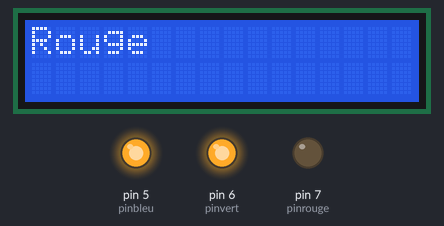
This sketch was run on a simulated Arduino Uno, built with avr-gcc and run on an emulated ATmega328P. On the bench: 16×2 character LCD, output pins drawn as LEDs (lit = HIGH).

Above: at 0.1 s.
At 1.6 s:
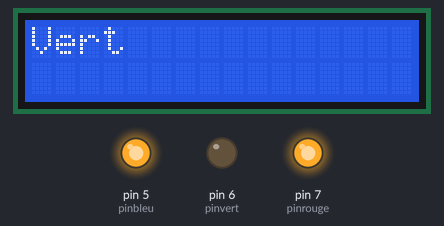
At 3.1 s:
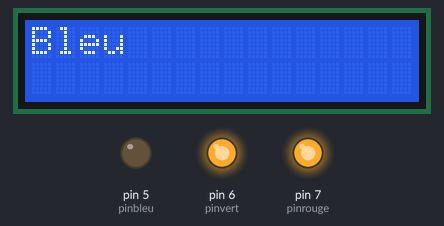
At 7.7 s:
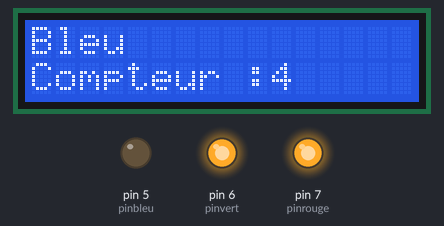
At 18.2 s:
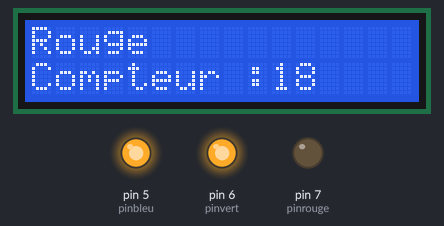
At 37.9 s:
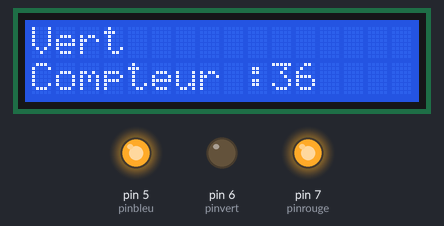
Timing chart, 0 to 40.0 s (numbered marks = the images above):
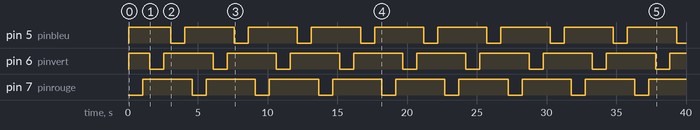

Measured:
- by itself, pin 5 (pinbleu), pin 6 (pinvert): repeats every 4.5 s: LOW 1.0 s, HIGH 3.5 s
- by itself, pin 7 (pinrouge): alternates HIGH for 3.5 s and LOW for 1.0 s
- what the display in image 1 shows lasts 1.5 s, from 1.6 s to 3.1 s

The sketch:

lcd_affichage.ino
```cpp
#include <Wire.h>
#include <LiquidCrystal_I2C.h>

//========================
// Déclaration des variables globales
//
// Objectif: Déclaration des pins utilisés pour les LED et initialisation de l'écran LCD
//========================
const int pinrouge = 7;    // Pin pour la LED rouge
const int pinvert = 6;     // Pin pour la LED verte
const int pinbleu = 5;     // Pin pour la LED bleue

LiquidCrystal_I2C lcd(0x27, 16, 2);  // Initialisation du LCD à l'adresse I2C 0x27

//========================
// Fonction setup()
//
// Input:
//    - Aucun
// Output:
//    - Aucun
// Objectif:
//    Cette fonction initialise les pins des LED en tant que sorties et configure l'écran LCD.
//    Si l'écran LCD à l'adresse 0x27 n'est pas détecté, il passe à l'adresse 0x3F.
//========================
void setup() {
  // Configuration des pins des LED comme sorties
  pinMode(pinrouge, OUTPUT);
  pinMode(pinvert, OUTPUT);
  pinMode(pinbleu, OUTPUT);

  // Vérification de l'adresse I2C du LCD, si 0x27 n'est pas trouvée, utiliser 0x3F
  if (!i2CAddrTest(0x27)) {
    lcd = LiquidCrystal_I2C(0x3F, 16, 2);
  }

  // Initialisation de l'écran LCD
  lcd.init();
  lcd.backlight();  // Activation du rétroéclairage du LCD
}

//========================
// Fonction loop()
//
// Input:
//    - Aucun
// Output:
//    - Aucun
// Objectif:
//    Cette fonction est la boucle principale qui allume les LED rouge, verte et bleue
//    successivement, et affiche le compteur de temps écoulé en secondes sur l'écran LCD.
//========================
void loop() {
  allumerRouge();  // Allumer la LED rouge
  allumerVert();   // Allumer la LED verte
  allumerBleu();   // Allumer la LED bleue

  // Affiche le temps écoulé (compteur en secondes) sur la deuxième ligne du LCD
  lcd.setCursor(0, 1);
  lcd.print("Compteur :");
  lcd.print(millis() / 1000);  // Affichage du nombre de secondes depuis le démarrage du programme
}

//========================
// Fonction allumerRouge()
//
// Input:
//    - Aucun
// Output:
//    - Aucun
// Objectif:
//    Cette fonction allume la LED rouge pendant 1 seconde, puis l'éteint.
//========================
void allumerRouge() {
  activerRouge();  // Active la LED rouge
  delay(1000);     // Maintient la LED allumée pendant 1 seconde
  eteindreRouge(); // Éteint la LED rouge
  delay(500);      // Pause de 500 millisecondes avant de passer à la LED suivante
}

//========================
// Fonction allumerVert()
//
// Input:
//    - Aucun
// Output:
//    - Aucun
// Objectif:
//    Cette fonction allume la LED verte pendant 1 seconde, puis l'éteint.
//========================
void allumerVert() {
  activerVert();   // Active la LED verte
  delay(1000);     // Maintient la LED allumée pendant 1 seconde
  eteindreVert();  // Éteint la LED verte
  delay(500);      // Pause de 500 millisecondes
}

//========================
// Fonction allumerBleu()
//
// Input:
//    - Aucun
// Output:
//    - Aucun
// Objectif:
//    Cette fonction allume la LED bleue pendant 1 seconde, puis l'éteint.
//========================
void allumerBleu() {
  activerBleu();   // Active la LED bleue
  delay(1000);     // Maintient la LED allumée pendant 1 seconde
  eteindreBleu();  // Éteint la LED bleue
  delay(500);      // Pause de 500 millisecondes
}

//========================
// Fonction activerRouge()
//
// Input:
//    - Aucun
// Output:
//    - Aucun
// Objectif:
//    Active uniquement la LED rouge en désactivant les autres LED, et met à jour le LCD.
//========================
void activerRouge() {
  digitalWrite(pinrouge, LOW);   // Allume la LED rouge
  digitalWrite(pinvert, HIGH);   // Éteint la LED verte
  digitalWrite(pinbleu, HIGH);   // Éteint la LED bleue
  lcd.setCursor(0, 0);           // Positionne le curseur sur la première ligne du LCD
  lcd.print("Rouge ");           // Affiche "Rouge" sur le LCD
}

//========================
// Fonction activerVert()
//
// Input:
//    - Aucun
// Output:
//    - Aucun
// Objectif:
//    Active uniquement la LED verte en désactivant les autres LED, et met à jour le LCD.
//========================
void activerVert() {
  digitalWrite(pinrouge, HIGH);  // Éteint la LED rouge
  digitalWrite(pinvert, LOW);    // Allume la LED verte
  digitalWrite(pinbleu, HIGH);   // Éteint la LED bleue
  lcd.setCursor(0, 0);           // Positionne le curseur sur la première ligne du LCD
  lcd.print("Vert  ");           // Affiche "Vert" sur le LCD
}

//========================
// Fonction activerBleu()
//
// Input:
//    - Aucun
// Output:
//    - Aucun
// Objectif:
//    Active uniquement la LED bleue en désactivant les autres LED, et met à jour le LCD.
//========================
void activerBleu() {
  digitalWrite(pinrouge, HIGH);  // Éteint la LED rouge
  digitalWrite(pinvert, HIGH);   // Éteint la LED verte
  digitalWrite(pinbleu, LOW);    // Allume la LED bleue
  lcd.setCursor(0, 0);           // Positionne le curseur sur la première ligne du LCD
  lcd.print("Bleu  ");           // Affiche "Bleu" sur le LCD
}

//========================
// Fonction eteindreRouge()
//
// Input:
//    - Aucun
// Output:
//    - Aucun
// Objectif:
//    Éteint la LED rouge uniquement.
//========================
void eteindreRouge() {
  digitalWrite(pinrouge, HIGH);  // Éteint la LED rouge
}

//========================
// Fonction eteindreVert()
//
// Input:
//    - Aucun
// Output:
//    - Aucun
// Objectif:
//    Éteint la LED verte uniquement.
//========================
void eteindreVert() {
  digitalWrite(pinvert, HIGH);   // Éteint la LED verte
}

//========================
// Fonction eteindreBleu()
//
// Input:
//    - Aucun
// Output:
//    - Aucun
// Objectif:
//    Éteint la LED bleue uniquement.
//========================
void eteindreBleu() {
  digitalWrite(pinbleu, HIGH);   // Éteint la LED bleue
}

//========================
// Fonction i2CAddrTest()
//
// Input:
//    - uint8_t addr: l'adresse I2C à tester
// Output:
//    - bool: true si l'adresse est trouvée, false sinon
// Objectif:
//    Cette fonction vérifie si un périphérique est présent à l'adresse I2C spécifiée.
//========================
bool i2CAddrTest(uint8_t addr) {
  Wire.begin();
  Wire.beginTransmission(addr);
  if (Wire.endTransmission() == 0)
    return true;  // Si aucune erreur de transmission, l'adresse est valide
  return false;   // Si une erreur est rencontrée, l'adresse n'est pas valide
}
```
